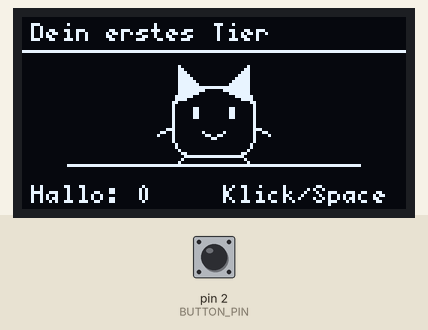
Recording of a sketch running on a simulated Arduino Nano, built with avr-gcc and run on an emulated ATmega328P. Parts: 128×64 one-colour display. Inputs (shaded band) come from the test bench; at power-on: pin 2 (BUTTON_PIN) HIGH.

Above: at 1.5 s.
1.6 s: pin 2 (BUTTON_PIN) pulled LOW for 0.4 s
At 2.6 s:
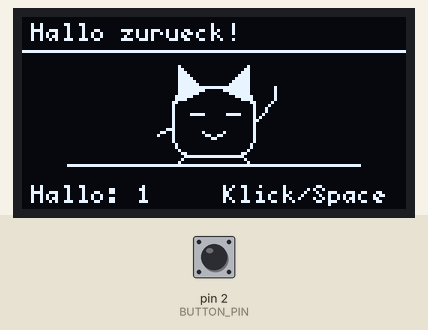
5.0 s: pin 2 (BUTTON_PIN) pulled LOW for 1 s
At 8.59 s:
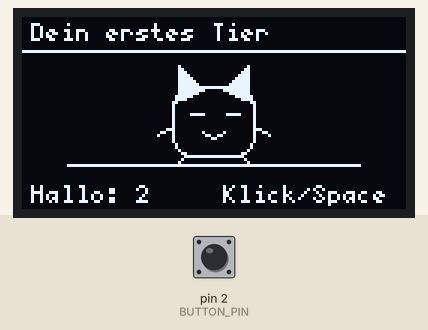
8.6 s: pin 2 (BUTTON_PIN) pulled LOW for 0.4 s
At 9.9 s:
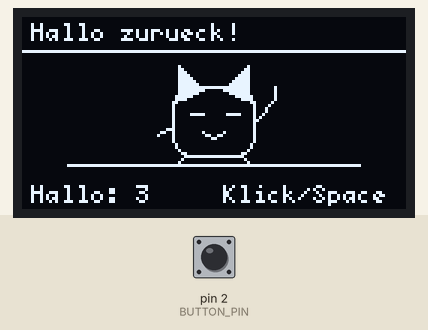
12.0 s: pin 2 (BUTTON_PIN) pulled LOW for 1 s
At 13.4 s:
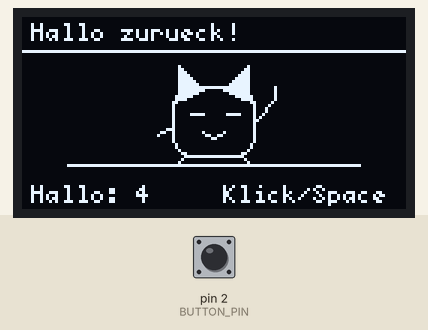
Timing chart, 0 to 15.0 s (numbered marks = the images above; inputs shaded):
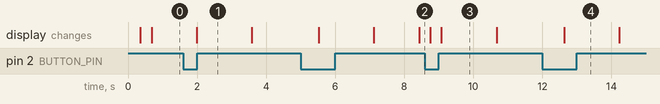

The sketch:

sketch.ino
```cpp
#include <Arduino.h>
#include <U8g2lib.h>
#include "pet.h"

// Vorlaeufige Anschluesse fuer die Simulation, noch keine Cube-Pinbelegung.
const uint8_t BUTTON_PIN = 2;
const uint32_t DEBOUNCE_MS = 30;
const uint32_t FRAME_MS = 80;

// Ein kleiner Seitenpuffer spart Arbeitsspeicher auf dem Nano.
U8G2_SSD1306_128X64_NONAME_1_HW_I2C display(U8G2_R0, U8X8_PIN_NONE);
Pet pet;

volatile bool buttonPressPending = false;
bool buttonLocked = false;
uint32_t lastButtonActivityAt = 0;
uint16_t greetingCount = 0;
uint32_t lastFrameAt = 0;

// Merkt auch kurze Klicks waehrend der Displayuebertragung vor.
// Nur das Ereignis erfassen; Zeichnen und Spiellogik bleiben in loop().
void captureButtonPress() {
  buttonPressPending = true;
}

void readButton(uint32_t now) {
  // Kopieren und Loeschen duerfen keinen neuen Tastendruck verschlucken.
  noInterrupts();
  const bool pressed = buttonPressPending;
  buttonPressPending = false;
  interrupts();

  if (pressed && !buttonLocked) {
    buttonLocked = true;
    ++greetingCount;
    pet.greet(now);
  }

  // Erst nach ruhigem Loslassen erneut freigeben. So zaehlen weder
  // Kontaktprellen noch langes Gedrueckthalten als weitere Begruessung.
  if (pressed || digitalRead(BUTTON_PIN) == LOW) {
    lastButtonActivityAt = now;
  } else if (uint32_t(now - lastButtonActivityAt) >= DEBOUNCE_MS) {
    buttonLocked = false;
  }
}

void drawPet(bool greeting, bool blinking, uint8_t bounce) {
  const uint8_t y = 23 - bounce;

  // Ohren, Koerper und Fuesse. Die Figur ist ein vorlaeufiger Platzhalter.
  display.drawTriangle(51, y + 5, 52, y - 7, 60, y + 1);
  display.drawTriangle(67, y + 1, 75, y - 7, 76, y + 5);
  display.drawRFrame(50, y, 28, 24, 7);
  display.drawLine(54, y + 23, 52, 48);
  display.drawLine(73, y + 23, 75, 48);

  if (greeting || blinking) {
    display.drawLine(56, y + 9, 60, y + 9);
    display.drawLine(68, y + 9, 72, y + 9);
  } else {
    display.drawBox(57, y + 7, 2, 4);
    display.drawBox(69, y + 7, 2, 4);
  }

  display.drawLine(60, y + 15, 63, y + 17);
  display.drawLine(63, y + 17, 67, y + 15);
  display.drawLine(50, y + 13, 45, y + 16);
  if (greeting) {
    display.drawLine(77, y + 12, 84, y + 4);
    display.drawLine(84, y + 4, 84, y);
  } else {
    display.drawLine(77, y + 13, 82, y + 16);
  }
}

void drawScene(uint32_t now) {
  // Derselbe Zustand wird fuer alle Displayseiten verwendet.
  const bool greeting = pet.isGreeting();
  const bool blinking = (now % 4000UL) < 160;
  const uint8_t bounce = greeting ? ((now / 160UL) % 2) * 2 : 0;

  display.firstPage();
  do {
    display.setFont(u8g2_font_5x7_tr);
    display.drawStr(3, 8, greeting ? "Hallo zurueck!" : "Dein erstes Tier");
    display.drawHLine(0, 11, 128);
    drawPet(greeting, blinking, bounce);
    display.drawHLine(15, 49, 98);
    display.setCursor(3, 62);
    display.print("Hallo: ");
    display.print(greetingCount);
    display.drawStr(67, 62, "Klick/Space");
  } while (display.nextPage());
}

void setup() {
  pinMode(BUTTON_PIN, INPUT_PULLUP);
  attachInterrupt(digitalPinToInterrupt(BUTTON_PIN), captureButtonPress, FALLING);
  display.begin();
  drawScene(millis());
}

void loop() {
  const uint32_t now = millis();
  readButton(now);
  pet.update(now);

  if (uint32_t(now - lastFrameAt) >= FRAME_MS) {
    lastFrameAt = now;
    drawScene(now);
  }
}
```

pet.h
```cpp
#ifndef TAMAGOTCHI_PET_H
#define TAMAGOTCHI_PET_H

#include <stdint.h>

// Tierzustand ohne Abhaengigkeit von Display oder Taster.
class Pet {
 public:
  void greet(uint32_t now) {
    greeting_ = true;
    greetedAt_ = now;
  }

  void update(uint32_t now) {
    if (greeting_ && uint32_t(now - greetedAt_) >= 1500UL) {
      greeting_ = false;
    }
  }

  bool isGreeting() const { return greeting_; }

 private:
  bool greeting_ = false;
  uint32_t greetedAt_ = 0;
};

#endif
```

Measured:
- after the input at 1.6 s, the display: changes after 0.39 s (image 1)
- after the input at 5.0 s, the display: first changes after 0.52 s (image 2 shows a later state)
- after the input at 8.6 s, the display: first differs from a run without the input after 0.47 s (image 3)
- after the input at 12.0 s, the display: changes after 0.63 s (image 4)
- what the display in image 3 shows lasts 1.6 s, from 9.1 s to 10.7 s
